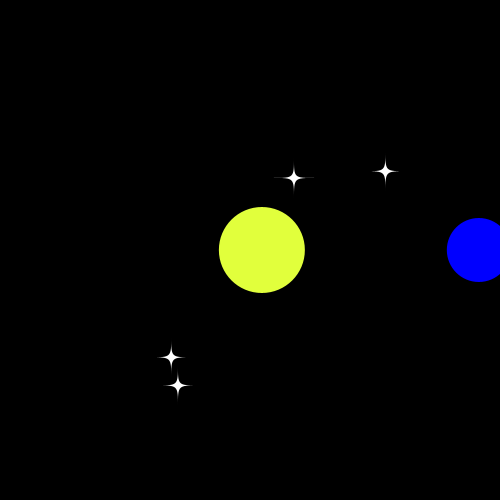
Frame 1 (no input)
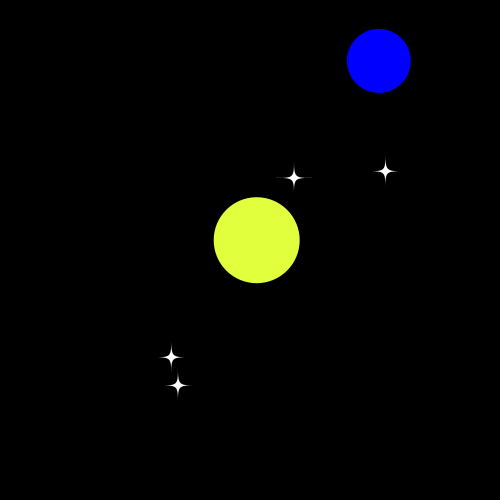
Frame 60 (the mouse pressed at the canvas centre just before this capture)
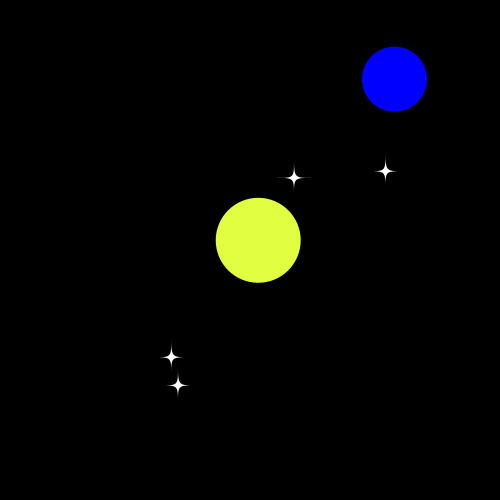
Frame 120 (the mouse held since frame 60 and released just before this capture)

The Processing sketch that drew these frames (run headless with seeded random() and noise(); from frame 60 on, the mouse is pressed at the canvas centre):

// Processing sketch: processing_73935
// ── processing_73935.pde

float[] starpos = new float[48*2];
int mils;
int prevSec;
int millisRolloverTime;

void setup() {
  size(500, 500);
  smooth();
  int millisRolloverTime = 0; 
  for(int i = 0; i < 48*2; i+=2) {
    starpos[i] = random(100, 400);
    starpos[i+1] = random(100, 400);
  }
}

void draw() {
  background(0);
  int H = hour();
  int M = minute();
  int S = second();
  
  if (prevSec != S){
    millisRolloverTime = millis();
  } 
  prevSec = S;
  mils = millis() - millisRolloverTime;
  for(int i = 0; i < hour(); i++){
    drawStar(starpos[i], starpos[i+1]);
  }
  if (minute() < 30){
    drawEarth();
    drawSun();
  }
  else {
    drawSun();
    drawEarth();
  }

}

void drawEarth() {
  float xmap = map(minute(), 0, 59, 300, 0); 
  float ymap = map(minute(), 0, 59, 300, 0);
  float x = xmap * cos(mils*0.0065);
  float y = ymap * sin(mils*0.0065);
  fill(0, 0, 255);
  ellipse(x + width/2, y + height/2, 50+minute(), 50+minute());
  fill(0, 255, 0);
 
}

void drawSun() {
  float c = map(minute(), 0, 59, 0, 255);
  float xmap = map(minute(), 0, 59, 0, 50); 
  float ymap = map(minute(), 0, 59, 0, 50);
  float x = xmap * cos(mils*0.0065);
  float y = ymap * sin(mils*0.0065);
  fill(225, 255, c);
  ellipse(x + width/2, y + height/2, 100-minute(), 100-minute());
}

void drawStar(float x, float y) {
  float animate = 5*sin(frameCount*0.1);
  noStroke();
  fill(255, 255, 255);
  beginShape();
  vertex(x, y -20- animate);
  bezierVertex(x, y, x, y, x - 20 - animate, y);
  bezierVertex(x, y, x, y, x, y + 20+ animate);
  bezierVertex(x, y, x, y, x + 20+ animate, y);
  bezierVertex(x, y, x, y, x, y - 20+ animate);
  endShape();  
}
